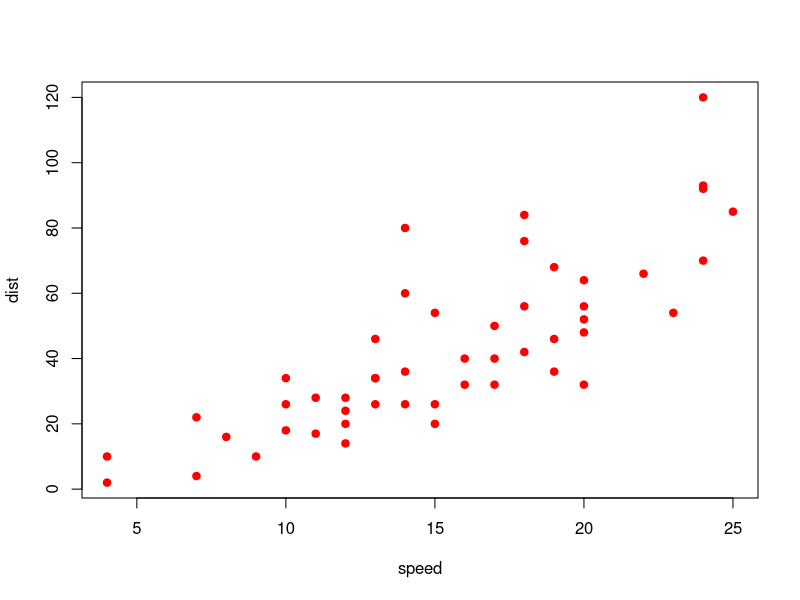
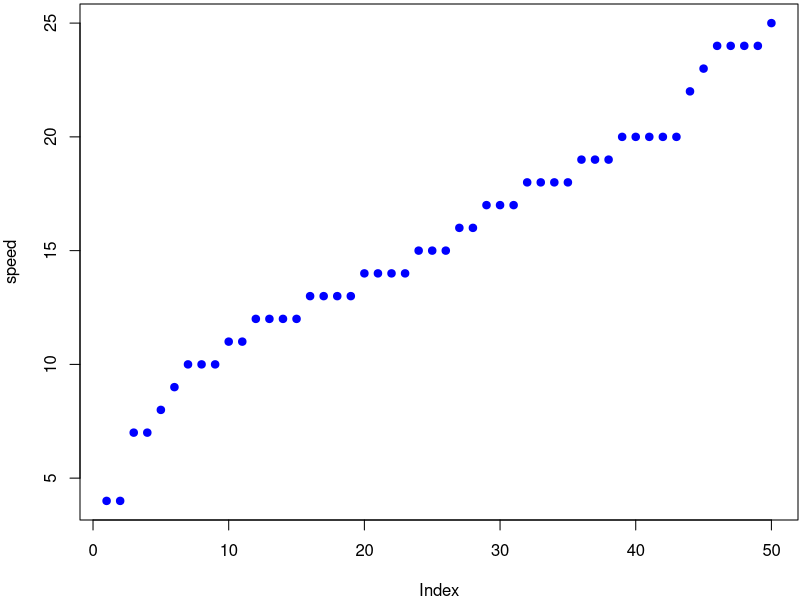
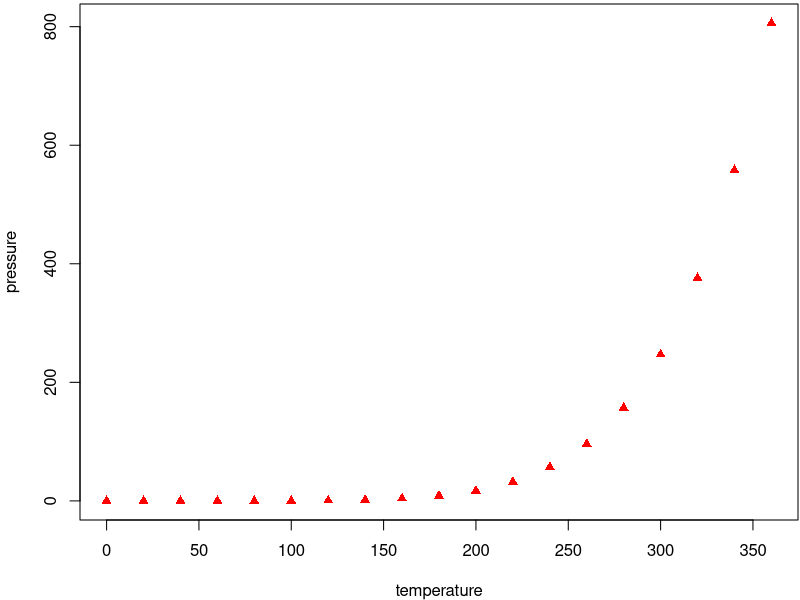

These figures' R source, in order:
## ---- chunk 1
data("cars")
attach(cars)
head(cars)
summary(cars)
plot(speed, dist, pch=19, col="red")
## ---- chunk 2
# cette fonction renvoie la valeur de x
trash = function(x){
  return(x)
}
print(trash(x=5))
## ---- chunk 3

## ---- chunk 4
par(mar=c(4,4,0.2,0.1))
plot(speed, pch=19, col = "blue")
plot(pressure, pch=17, col="red")
